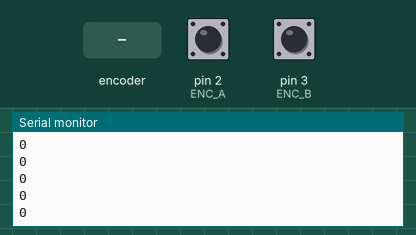
Bench run of a sketch on a simulated Arduino Uno, built with avr-gcc and run on an emulated ATmega328P. On the bench: the last lines printed to the serial monitor. Inputs (shaded band) come from the test bench; at power-on: pin 2 (ENC_A) HIGH, pin 3 (ENC_B) HIGH.

Above: at 1.2 s.
1.3 s: rotary encoder on pin 2 (ENC_A) / pin 3 (ENC_B) turned 1 step (first pin leading)
At 1.42 s:
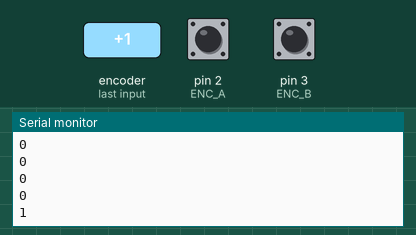
3.0 s: rotary encoder on pin 2 (ENC_A) / pin 3 (ENC_B) turned 1 step (first pin leading)
At 3.18 s:
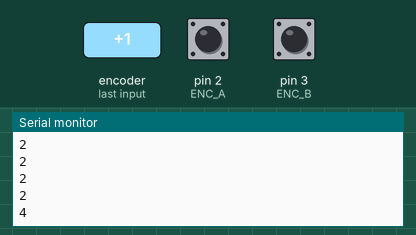
Timing chart, 0 to 6.0 s (numbered marks = the images above; inputs shaded):
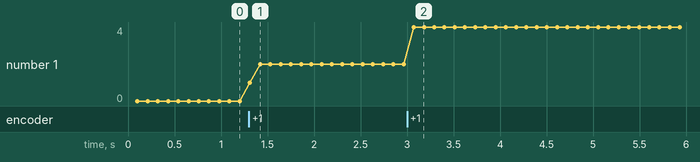

Measured:
- after the input at 1.3 s, the serial monitor: prints a new line at once (image 1)
- after the input at 3.0 s, the serial monitor: prints a new line after 0.07 s (image 2)
- plotted number 1: 0 → 2 after the input at 1.3 s, 2 → 4 after the input at 3.0 s

The sketch:

encoder_test.ino
```cpp
/* This scripts works with arduino + motor board alone, without the python GUI
 *  Prints encoder measured speed in RPM to serial port
 *  Spins motor (B port on arduino motor shield) at full power
 *
 *  Harry Wei - 2020/7/25, adapted from https://github.com/jumejume1/Arduino/blob/master/ROTARY_ENCODER/ROTARY_ENCODER.ino
 */

int counter = 0;  // This variable will increase or decrease depending on the rotation of encoder
#define ENC_A 2
#define ENC_B 3

int count = 0;

void setup() {
  Serial.begin (19200);
  pinMode(ENC_A, INPUT_PULLUP); // internally pullup encoder input
  pinMode(ENC_B, INPUT_PULLUP); // internally pullup encoder input

  //Setting up interrupt
  attachInterrupt(digitalPinToInterrupt(ENC_A), Arise, RISING);
  attachInterrupt(digitalPinToInterrupt(ENC_A), Afall, FALLING);
  attachInterrupt(digitalPinToInterrupt(ENC_B), Brise, RISING);
  attachInterrupt(digitalPinToInterrupt(ENC_B), Bfall, FALLING);
}

void loop() {
  delay(100);
  Serial.println(count);
  delay(10);
}


void Arise() {
  if(digitalRead(ENC_B) == LOW){count ++;}
  else{count --;}
}

void Afall() {
  if(digitalRead(ENC_B) == HIGH){count ++;}
  else{count --;}
}

void Brise() {
  if(digitalRead(ENC_A) == HIGH){count ++;}
  else{count --;}
}

void Bfall() {
  if(digitalRead(ENC_A) == LOW){count ++;}
  else{count --;}
}
```
